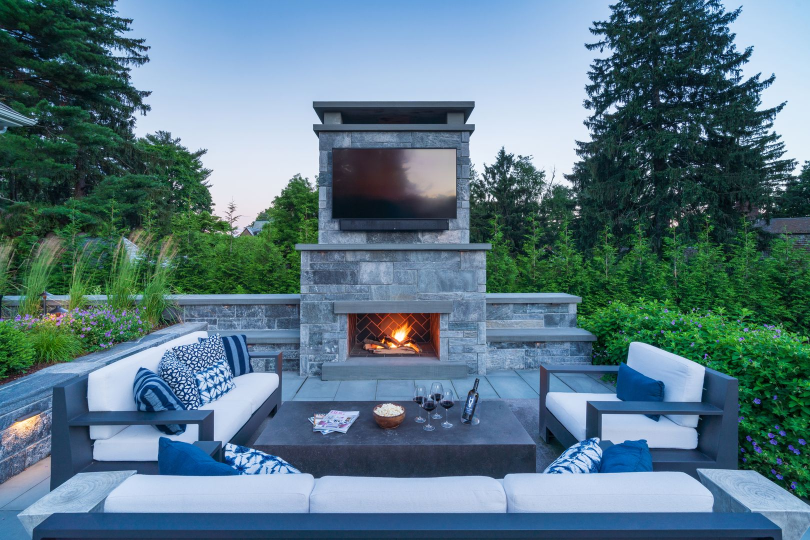
#> input picture optimized_images/Fireplace Edited.jpg, 1620 x 1080 px, found by its file name (shown at 1/2 size); its folder holds 4 pictures in this run
$ python deep_dedupe_leahy.py
#> lines starting #> are read from the running program, lines starting #| are printed output that depends on the picture
import os
import numpy as np
from PIL import Image
from collections import defaultdict
import hashlib

def get_visual_hash(image_path, size=(32, 32)):
    """Creates a very simple visual hash by resizing and grayscaling."""
#> called with size = (32, 32)
    try:
        with Image.open(image_path) as img:
#> img is the input picture: PIL image 1620x1080 RGB; mean R, G, B 89.2, 119.5, 132
            img = img.convert('L').resize(size, Image.Resampling.LANCZOS)
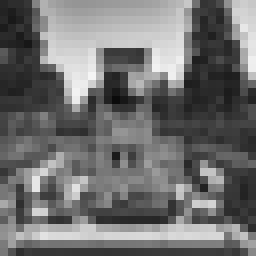
#> img: PIL image 32x32 L (shown 8 times larger); min 11, max 245, mean 111.9
            data = np.asarray(img)
            # Normalize and return a hash of the pixel data
            return hashlib.md5(data.tobytes()).hexdigest()
    except Exception as e:
        print(f"Error processing {image_path}: {e}")
        return None

def deep_dedupe(directory):
    print(f"Running deep visual deduplication in {directory}...")
    files = [f for f in os.listdir(directory) if f.lower().endswith(('.webp', '.jpg', '.jpeg', '.png'))]

    visual_hashes = defaultdict(list)
    processed = 0

    for f in files:
        path = os.path.join(directory, f)
        v_hash = get_visual_hash(path)
#> v_hash = '5a22b0153c0c5287029ce3bc03c367aa'
        if v_hash:
            visual_hashes[v_hash].append(f)
        processed += 1
        if processed % 50 == 0:
            print(f"Processed {processed}/{len(files)} images...")
#> pass 2 of the loop in deep_dedupe, `for f in files:`:
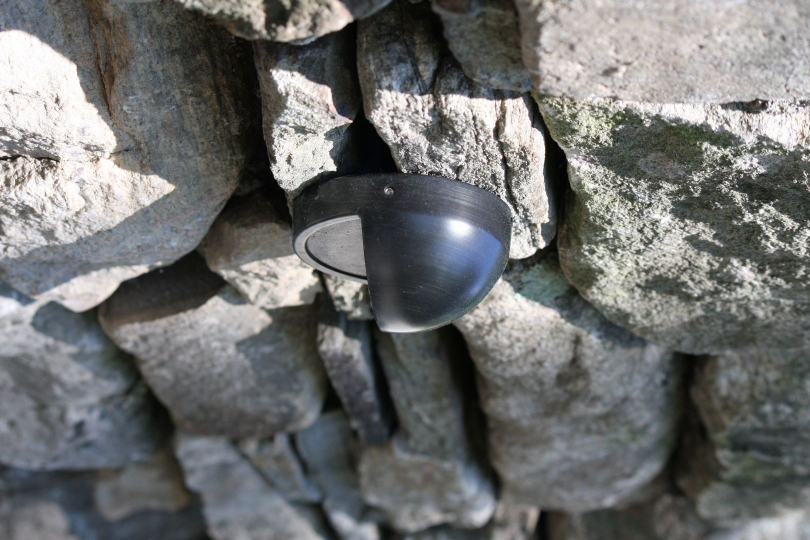
#> input picture optimized_images/IMG_0808.jpg, 1620 x 1080 px, found by its file name (shown at 1/2 size)
#> in get_visual_hash, img is the input picture: PIL image 1620x1080 RGB; mean R, G, B 110.5, 111.5, 110.6
#> in get_visual_hash (call 2), `img = img.convert('L').resize(size, Image.Resampling.LANCZOS)`:
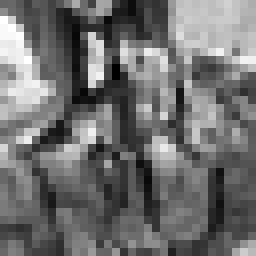
#> img: PIL image 32x32 L (shown 8 times larger); min 0, max 255, mean 111.1
#> v_hash = '7d50fbb5d506ec046794f62daf6a13a1'
#> pass 3 of the loop in deep_dedupe, `for f in files:`:
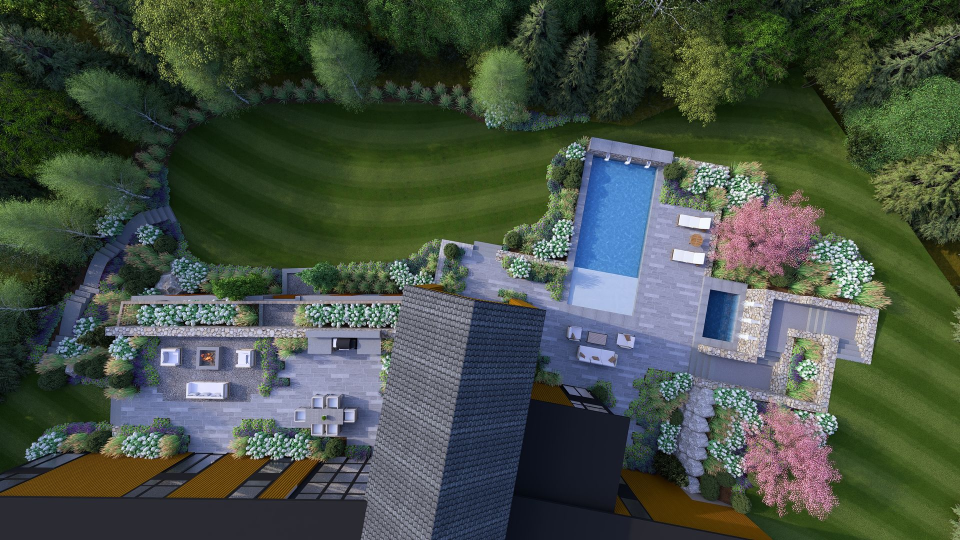
#> input picture optimized_images/Kassekert_20 - Photo.jpg, 1920 x 1080 px, found by its file name (shown at 1/2 size)
#> in get_visual_hash, img is the input picture: PIL image 1920x1080 RGB; mean R, G, B 69.3, 80.3, 68.7
#> in get_visual_hash (call 3), `img = img.convert('L').resize(size, Image.Resampling.LANCZOS)`:
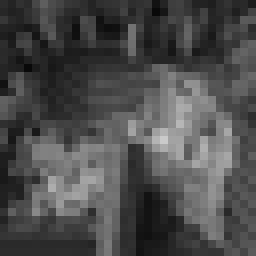
#> img: PIL image 32x32 L (shown 8 times larger); min 9, max 202, mean 75.7
#> v_hash = 'aefbec138e1c9f204aaff09e4a355576'
#> the loop made 4 passes; the first 3 are shown

    duplicates_found = 0
#> duplicates_found = 0
    total_reclaimed = 0

    for v_hash, file_list in visual_hashes.items():
        if len(file_list) > 1:
            # Sort by length, then name (keep shortest/cleanest)
            file_list.sort(key=lambda x: (len(x), x))
            keep = file_list[0]
            dups = file_list[1:]

            print(f"\n[Visual Match] Found {len(file_list)} similar images:")
            print(f"  KEEP: {keep}")
            for d in dups:
                d_path = os.path.join(directory, d)
                size = os.path.getsize(d_path)
                print(f"  DELETE: {d} ({size/1024:.1f} KB)")
                # os.remove(d_path) # Uncomment after verification
                duplicates_found += 1
                total_reclaimed += size
#> after the loop, duplicates_found = 0

    print("\n" + "="*50)
    print(f"Visual Scan Complete.")
    print(f"Potential visual duplicates found: {duplicates_found}")
#| Potential visual duplicates found: 0
    print(f"Potential space savings: {total_reclaimed/(1024*1024):.2f} MB")
    print("NOTE: No files were actually deleted. Verification required.")

if __name__ == "__main__":
    TARGET_DIR = "/Users/thomasfitzgerald/landscape-design-search-leahy/optimized_images"
    deep_dedupe(TARGET_DIR)
